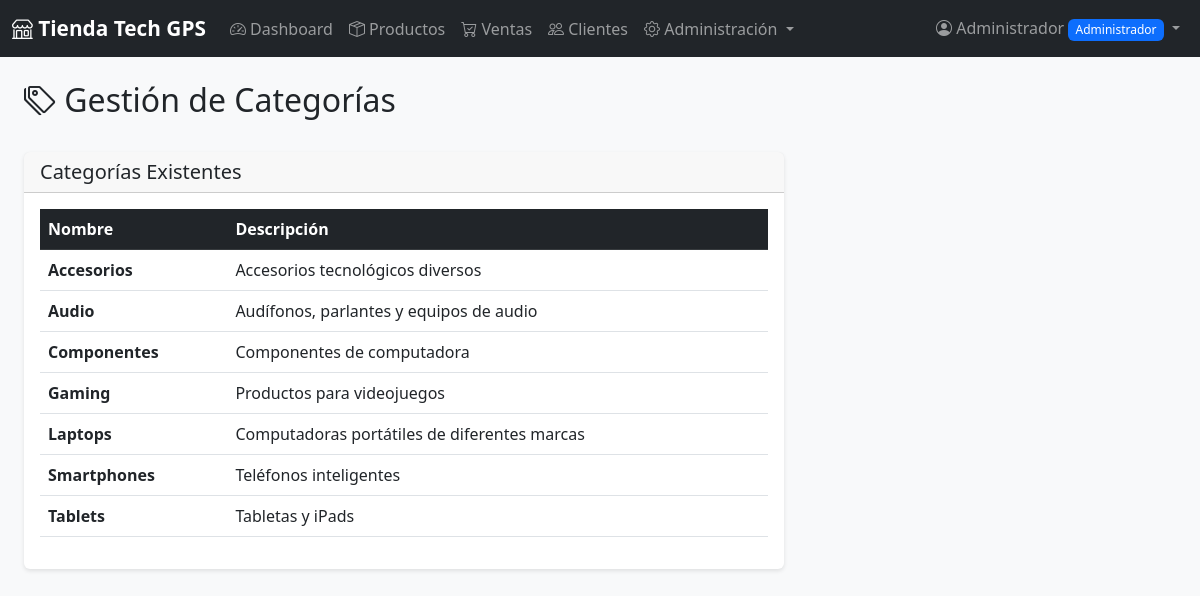
Screenshot of /categorias (signed in) with the database file from the repository.
### tables this page shows
CREATE TABLE categorias (
            id INTEGER PRIMARY KEY AUTOINCREMENT,
            nombre TEXT UNIQUE NOT NULL,
            descripcion TEXT,
            activo INTEGER DEFAULT 1
        );

### app.py (the view)
@app.route('/categorias')
@admin_required
def categorias():
    conn = get_db()
    cursor = conn.cursor()
    cursor.execute('SELECT * FROM categorias WHERE activo = 1 ORDER BY nombre')
    categorias = cursor.fetchall()
    conn.close()
    return render_template('categorias.html', categorias=categorias)

### app.py (called while the page is built)
def get_db():
    conn = sqlite3.connect(DATABASE)
    conn.row_factory = sqlite3.Row
    return conn

def admin_required(f):
    @wraps(f)
    def decorated_function(*args, **kwargs):
        if 'user_id' not in session:
            flash('Por favor inicia sesión para acceder', 'warning')
            return redirect(url_for('login'))
        if session.get('rol') != 'administrador':
            flash('No tienes permisos para acceder a esta sección', 'danger')
            return redirect(url_for('dashboard'))
        return f(*args, **kwargs)
    return decorated_function

### templates/categorias.html (shortened to what this page needs)
{% extends "base.html" %}
{% block content %}
<div class="container-fluid">
    <div class="d-flex justify-content-between align-items-center mb-4">
        <h2>
            <i class="bi bi-tags"></i> Gestión de Categorías
        </h2>
    </div>
    <div class="row">
        <div class="col-md-8">
            <div class="card">
                <div class="card-header">
                    <h5 class="mb-0">Categorías Existentes</h5>
                </div>
                <div class="card-body">
                    <div class="table-responsive">
                        <table class="table table-hover">
                            <thead class="table-dark">
                                <tr>
                                    <th>Nombre</th>
                                    <th>Descripción</th>
                                </tr>
                            </thead>
                            <tbody>
                                {% for categoria in categorias %}
                                <tr>
                                    <td><strong>{{ categoria.nombre }}</strong></td>
                                    <td>{{ categoria.descripcion or '-' }}</td>
                                </tr>
                                {% endfor %}
                            </tbody>
                        </table>
                    </div>
                </div>
            </div>
        </div>
    </div>
</div>
{% endblock %}

### static/css/style.css (style rules this page uses)
body { background-color: #f8f9fa; }
.card { box-shadow: 0 2px 4px rgba(0,0,0,0.1); border: none; margin-bottom: 20px; }
.card-header { font-weight: 600; }

### rows the page displays
categorias: nombre "Accesorios", descripcion "Accesorios tecnológicos diversos"
categorias: nombre "Audio", descripcion "Audífonos, parlantes y equipos de audio"
categorias: nombre "Componentes", descripcion "Componentes de computadora"
categorias: nombre "Gaming", descripcion "Productos para videojuegos"
categorias: nombre "Laptops", descripcion "Computadoras portátiles de diferentes marcas"
categorias: nombre "Smartphones", descripcion "Teléfonos inteligentes"
categorias: nombre "Tablets", descripcion "Tabletas y iPads"

### other values shown
{{ session.nombre_completo }} "Administrador"
{{ session.rol|title }} "Administrador"
